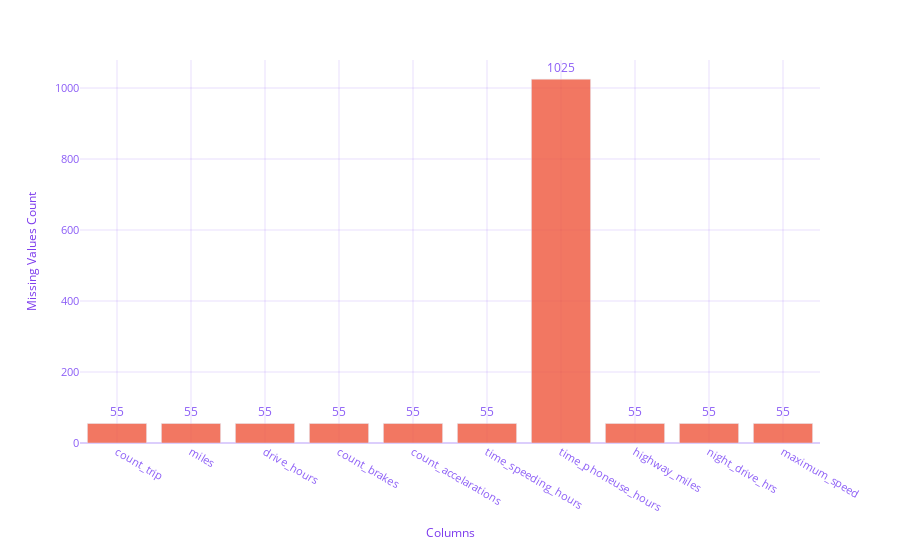

This figure's notebook cell:
### Markdown cell above
## Missing Values Analysis

### Code cell
# Create missing values visualization
missing_data = df.isnull().sum()
missing_cols = missing_data[missing_data > 0]

if len(missing_cols) > 0:
    fig_missing = px.bar(
        x=missing_cols.index,
        y=missing_cols.values,
        labels={'x': 'Columns', 'y': 'Missing Values Count'},
        text=missing_cols.values
    )
    
    fig_missing.update_traces(
        marker=dict(color=app_color_palette[1]),
        texttemplate='%{text}',
        textposition='outside'
    )
    
    fig_missing.update_layout(
        height=550,
        paper_bgcolor='rgba(0,0,0,0)',
        plot_bgcolor='rgba(0,0,0,0)',
        font=dict(color='#8B5CF6', size=12),
        title_font=dict(color='#7C3AED', size=16),
        xaxis=dict(
            gridcolor='rgba(139,92,246,0.2)',
            zerolinecolor='rgba(139,92,246,0.3)',
            tickfont=dict(color='#8B5CF6', size=11),
            title_font=dict(color='#7C3AED', size=12)
        ),
        yaxis=dict(
            gridcolor='rgba(139,92,246,0.2)',
            zerolinecolor='rgba(139,92,246,0.3)',
            tickfont=dict(color='#8B5CF6', size=11),
            title_font=dict(color='#7C3AED', size=12)
        ),
        legend=dict(font=dict(color='#8B5CF6', size=11))
    )
    
    fig_missing.write_html(
        "/Users/yuvalheffetz/ds-agent-projects/session_5feb6ac6-f292-4d0c-9e41-ab6b3ffc14d6/research/plots/missing_values.html",
        include_plotlyjs=True,
        config={'responsive': True, 'displayModeBar': False}
    )
    
    fig_missing.show()
else:
    print("No missing values found in the dataset.")
    # Create a placeholder visualization showing all columns have complete data
    complete_data = pd.Series(len(df), index=df.columns[:10])  # Show first 10 columns
    fig_missing = px.bar(
        x=complete_data.index,
        y=complete_data.values,
        labels={'x': 'Columns (Sample)', 'y': 'Complete Records Count'}
    )
    
    fig_missing.update_traces(marker=dict(color=app_color_palette[2]))
    
    fig_missing.update_layout(
        height=550,
        paper_bgcolor='rgba(0,0,0,0)',
        plot_bgcolor='rgba(0,0,0,0)',
        font=dict(color='#8B5CF6', size=12),
        title_font=dict(color='#7C3AED', size=16),
        xaxis=dict(
            gridcolor='rgba(139,92,246,0.2)',
            zerolinecolor='rgba(139,92,246,0.3)',
            tickfont=dict(color='#8B5CF6', size=11),
            title_font=dict(color='#7C3AED', size=12)
        ),
        yaxis=dict(
            gridcolor='rgba(139,92,246,0.2)',
            zerolinecolor='rgba(139,92,246,0.3)',
            tickfont=dict(color='#8B5CF6', size=11),
            title_font=dict(color='#7C3AED', size=12)
        )
    )
    
    fig_missing.write_html(
        "/Users/yuvalheffetz/ds-agent-projects/session_5feb6ac6-f292-4d0c-9e41-ab6b3ffc14d6/research/plots/missing_values.html",
        include_plotlyjs=True,
        config={'responsive': True, 'displayModeBar': False}
    )
    
    fig_missing.show()

### Figure 1 — Plotly figure (JSON) as saved in the notebook; plotly's stock layout.template omitted (floating-point values rounded to 4 significant figures)
{"data": [{"hovertemplate": "Columns=%{x}<br>Missing Values Count=%{y}<br>text=%{text}<extra></extra>", "legendgroup": "", "marker": {"color": "rgba(239, 85, 59, 0.8)", "pattern": {"shape": ""}}, "name": "", "orientation": "v", "showlegend": false, "text": [55.0, 55.0, 55.0, 55.0, 55.0, 55.0, 1025.0, 55.0, 55.0, 55.0], "textposition": "outside", "texttemplate": "%{text}", "type": "bar", "x": ["count_trip", "miles", "drive_hours", "count_brakes", "count_accelarations", "time_speeding_hours", "time_phoneuse_hours", "highway_miles", "night_drive_hrs", "maximum_speed"], "xaxis": "x", "y": [55, 55, 55, 55, 55, 55, 1025, 55, 55, 55], "yaxis": "y"}], "layout": {"barmode": "relative", "font": {"color": "#8B5CF6", "size": 12}, "height": 550, "legend": {"font": {"color": "#8B5CF6", "size": 11}, "tracegroupgap": 0}, "margin": {"t": 60}, "paper_bgcolor": "rgba(0,0,0,0)", "plot_bgcolor": "rgba(0,0,0,0)", "title": {"font": {"color": "#7C3AED", "size": 16}}, "xaxis": {"anchor": "y", "domain": [0.0, 1.0], "gridcolor": "rgba(139,92,246,0.2)", "tickfont": {"color": "#8B5CF6", "size": 11}, "title": {"font": {"color": "#7C3AED", "size": 12}, "text": "Columns"}, "zerolinecolor": "rgba(139,92,246,0.3)"}, "yaxis": {"anchor": "x", "domain": [0.0, 1.0], "gridcolor": "rgba(139,92,246,0.2)", "tickfont": {"color": "#8B5CF6", "size": 11}, "title": {"font": {"color": "#7C3AED", "size": 12}, "text": "Missing Values Count"}, "zerolinecolor": "rgba(139,92,246,0.3)"}}}
